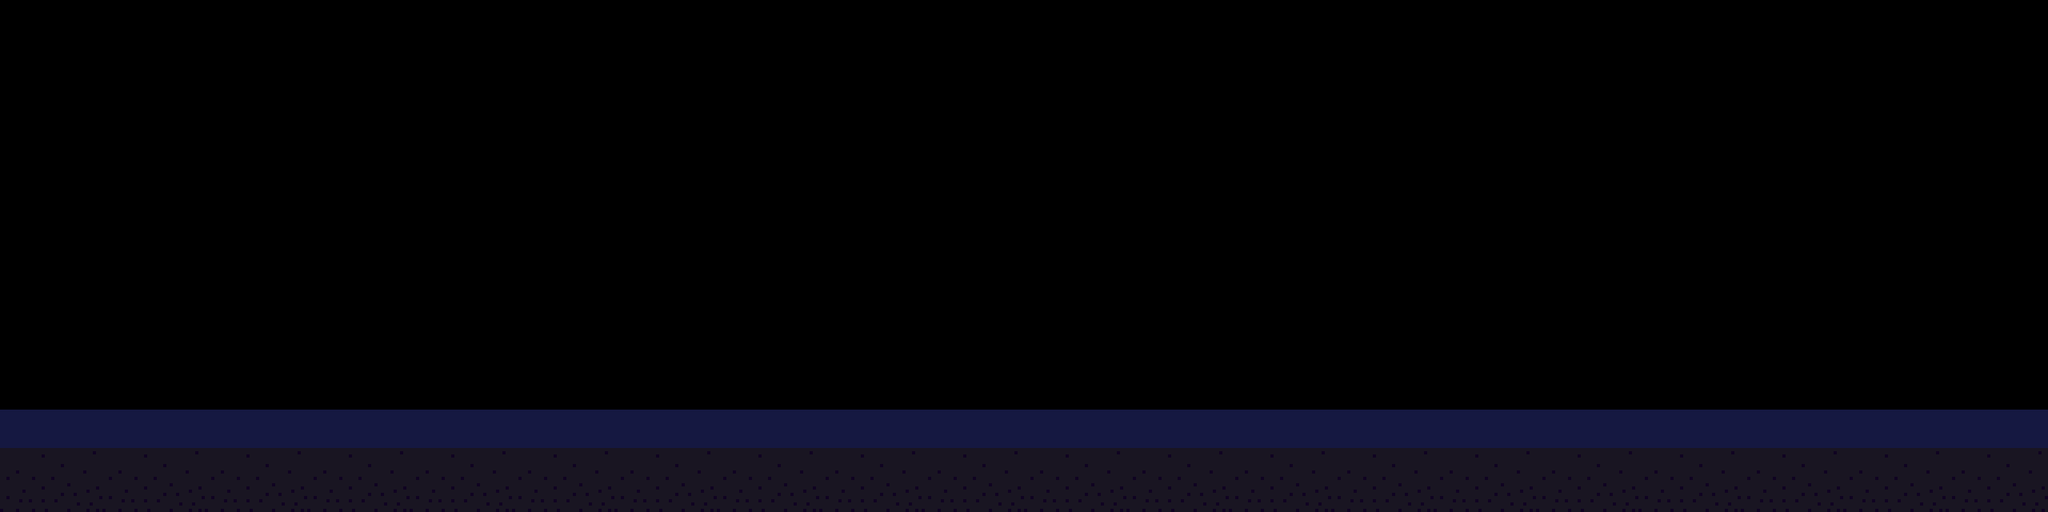

Rendered tile map (Tiled .tmx) drawn with the repository's tilesets; below, a short description and the full map source, tile grids included:
An orthogonal 20x5 tile map with 128x128 px tiles, 1 tile layer (ground), 6 tilesets and 34 objects (virgil, clickable, elevator, player, elevator_doors).

<map version="1.4" tiledversion="2021.01.13" orientation="orthogonal" renderorder="right-down" width="20" height="5" tilewidth="128" tileheight="128" infinite="0" nextlayerid="14" nextobjectid="93">
 <editorsettings>
  <export target="level1_wood.json" format="json" />
 </editorsettings>
 <tileset firstgid="1" name="tiles" tilewidth="128" tileheight="128" tilecount="20" columns="1">
  <image source="../assets/tileset.png" width="128" height="2560" />
  <tile id="0">
   <properties>
    <property name="collide" type="bool" value="true" />
   </properties>
  </tile>
 </tileset>
 <tileset firstgid="21" name="background" tilewidth="2560" tileheight="896" tilecount="12" columns="0">
  <grid orientation="orthogonal" width="1" height="1" />
  <tile id="0">
   <image width="2560" height="896" source="../assets/level1_wood/background.png" />
  </tile>
  <tile id="1">
   <image width="24" height="23" source="../assets/level1_wood/star1.png" />
  </tile>
  <tile id="2">
   <image width="34" height="34" source="../assets/level1_wood/star2.png" />
  </tile>
  <tile id="3">
   <image width="13" height="13" source="../assets/level1_wood/star3.png" />
  </tile>
  <tile id="4">
   <image width="301" height="384" source="../assets/level1_wood/tree1.png" />
  </tile>
  <tile id="5">
   <image width="298" height="384" source="../assets/level1_wood/tree2.png" />
  </tile>
  <tile id="6">
   <image width="288" height="384" source="../assets/level1_wood/tree3.png" />
  </tile>
  <tile id="7">
   <image width="298" height="384" source="../assets/level1_wood/tree4.png" />
  </tile>
  <tile id="8">
   <image width="384" height="384" source="../assets/level1_wood/tree5.png" />
  </tile>
  <tile id="9">
   <image width="288" height="384" source="../assets/level1_wood/tree6.png" />
  </tile>
  <tile id="10">
   <image width="2560" height="128" source="../assets/level1_wood/strip.png" />
  </tile>
  <tile id="11">
   <image width="108" height="108" source="../assets/level1_wood/owl.png" />
  </tile>
 </tileset>
 <tileset firstgid="33" name="virgil" tilewidth="120" tileheight="192" tilecount="4" columns="1">
  <grid orientation="orthogonal" width="152" height="248" />
  <image source="../assets/virgil.png" width="120" height="768" />
 </tileset>
 <tileset firstgid="37" name="dante" tilewidth="120" tileheight="192" tilecount="6" columns="1">
  <grid orientation="orthogonal" width="152" height="248" />
  <image source="../assets/dante.png" width="120" height="1152" />
 </tileset>
 <tileset firstgid="43" name="elevator" tilewidth="375" tileheight="350" tilecount="14" columns="1">
  <grid orientation="orthogonal" width="350" height="392" />
  <image source="../assets/elevator.png" width="375" height="4900" />
 </tileset>
 <tileset firstgid="57" name="elevator_doors" tilewidth="375" tileheight="350" tilecount="10" columns="1">
  <grid orientation="orthogonal" width="196" height="322" />
  <image source="../assets/elevator_doors.png" width="375" height="3500" />
 </tileset>
 <objectgroup id="11" name="background">
  <object id="54" gid="31" x="0" y="512" width="2560" height="73.4545" />
  <object id="21" gid="21" x="0" y="455.879" width="2560" height="461.212" />
 </objectgroup>
 <objectgroup id="12" name="background_objects_2">
  <object id="22" gid="22" x="134.061" y="233.333" width="24" height="23" />
  <object id="23" gid="22" x="518.061" y="361.333" width="24" height="23" />
  <object id="24" gid="22" x="1030.06" y="105.333" width="24" height="23" />
  <object id="25" gid="22" x="1670.06" y="361.333" width="24" height="23" />
  <object id="26" gid="22" x="2361.58" y="312.121" width="24" height="23" />
  <object id="27" gid="23" x="1030.06" y="361.333" width="34" height="34" />
  <object id="28" gid="23" x="334.515" y="233.727" width="34" height="34" />
  <object id="29" gid="23" x="1414.06" y="233.333" width="34" height="34" />
  <object id="30" gid="23" x="1926.06" y="105.333" width="34" height="34" />
  <object id="31" gid="24" x="2054.06" y="361.333" width="13" height="13" />
  <object id="55" gid="1073741852" x="2034.94" y="80.3939" width="298" height="384" rotation="180" />
  <object id="32" gid="24" x="1286.06" y="361.333" width="13" height="13" />
  <object id="33" gid="24" x="774.061" y="233.333" width="13" height="13" />
  <object id="60" gid="2147483678" x="1121.21" y="453.455" width="288" height="384" />
  <object id="41" gid="28" x="487.242" y="485.364" width="298" height="384" />
  <object id="34" gid="24" x="265.091" y="17.4545" width="13" height="13" />
  <object id="47" gid="30" x="151.03" y="446.697" width="288" height="384" />
  <object id="35" gid="24" x="697.03" y="105.545" width="13" height="13" />
  <object id="36" gid="24" x="81.8788" y="120.697" width="13" height="13" />
  <object id="37" gid="24" x="2157.64" y="87.3636" width="13" height="13" />
  <object id="56" gid="30" x="2341.33" y="440" width="288" height="384" />
  <object id="38" gid="24" x="2521.27" y="87.3636" width="13" height="13" />
  <object id="50" gid="23" x="1707.61" y="76.8788" width="34" height="34" />
 </objectgroup>
 <objectgroup id="13" name="background_objects_1">
  <object id="63" gid="25" x="-59.7576" y="511.636" width="301" height="384" />
  <object id="67" gid="27" x="1488.24" y="500.485" width="288" height="384" />
  <object id="69" gid="1073741849" x="2334.29" y="121.879" width="301" height="384" rotation="180" />
  <object id="76" gid="29" x="696" y="504" width="384" height="384" />
 </objectgroup>
 <layer id="8" name="ground" width="20" height="5">
  <data encoding="csv">
0,0,0,0,0,0,0,0,0,0,0,0,0,0,0,0,0,0,0,0,
0,0,0,0,0,0,0,0,0,0,0,0,0,0,0,0,0,0,0,0,
0,0,0,0,0,0,0,0,0,0,0,0,0,0,0,0,0,0,0,0,
0,0,0,0,0,0,0,0,0,0,0,0,0,0,0,0,0,0,0,0,
1,1,1,1,1,1,1,1,1,1,1,1,1,1,1,1,1,1,1,1
</data>
 </layer>
 <objectgroup id="4" name="game">
  <object id="73" name="virgil" gid="2147483681" x="355" y="512" width="120" height="192" />
  <object id="75" name="owl" type="clickable" gid="32" x="993.334" y="272.667" width="76" height="73.3333">
   <properties>
    <property name="clickable" type="bool" value="true" />
   </properties>
  </object>
  <object id="80" name="elevator" gid="43" x="1818" y="512.333" width="375" height="350" />
  <object id="84" name="player" gid="37" x="218" y="508" width="120" height="192" />
  <object id="92" name="elevator_doors" type="elevator_doors" gid="57" x="1818" y="515" width="375" height="355" />
 </objectgroup>
</map>
